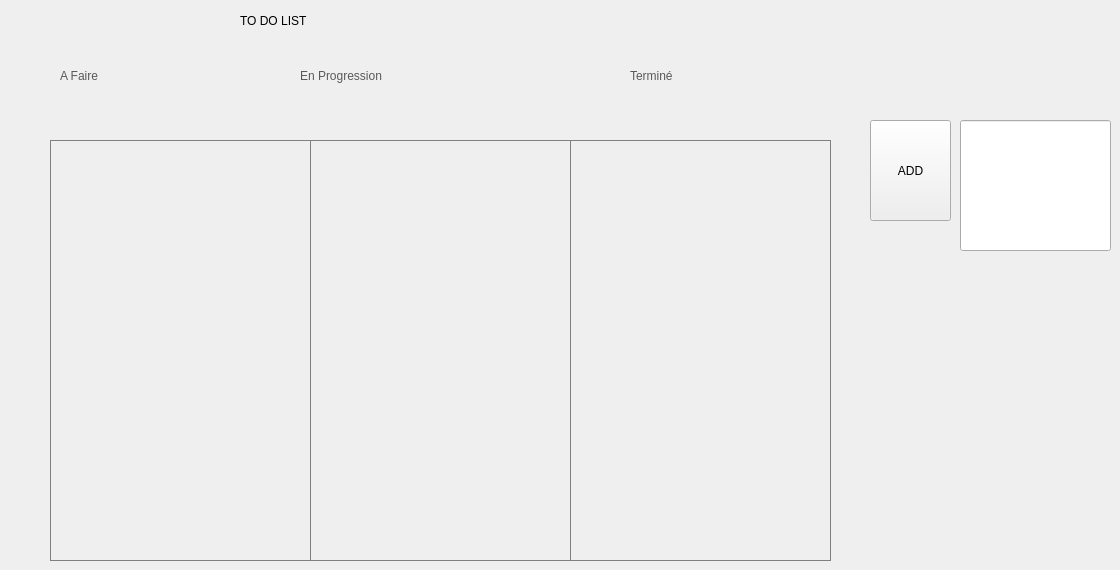
      <widget class="QWidget" name="tab_3">
       <attribute name="title">
        <string>ToDo</string>
       </attribute>
       <widget class="QLabel" name="label_8">
        <property name="geometry">
         <rect>
          <x>240</x>
          <y>-40</y>
          <width>541</width>
          <height>121</height>
         </rect>
        </property>
        <property name="text">
         <string>TO DO LIST</string>
        </property>
       </widget>
       <widget class="QGroupBox" name="groupBox_6">
        <property name="geometry">
         <rect>
          <x>50</x>
          <y>140</y>
          <width>261</width>
          <height>421</height>
         </rect>
        </property>
        <property name="styleSheet">
         <string notr="true">QGroupBox
{
border: 1px solid grey;
}</string>
        </property>
        <property name="title">
         <string/>
        </property>
        <widget class="QWidget" name="verticalLayoutWidget_11">
         <property name="geometry">
          <rect>
           <x>10</x>
           <y>10</y>
           <width>241</width>
           <height>401</height>
          </rect>
         </property>
         <layout class="QVBoxLayout" name="v1"/>
        </widget>
       </widget>
       <widget class="QGroupBox" name="groupBox_7">
        <property name="geometry">
         <rect>
          <x>310</x>
          <y>140</y>
          <width>261</width>
          <height>421</height>
         </rect>
        </property>
        <property name="styleSheet">
         <string notr="true">QGroupBox
{
border: 1px solid grey;
}</string>
        </property>
        <property name="title">
         <string/>
        </property>
        <widget class="QWidget" name="verticalLayoutWidget_12">
         <property name="geometry">
          <rect>
           <x>10</x>
           <y>10</y>
           <width>241</width>
           <height>401</height>
          </rect>
         </property>
         <layout class="QVBoxLayout" name="v2"/>
        </widget>
       </widget>
       <widget class="QGroupBox" name="groupBox_8">
        <property name="geometry">
         <rect>
          <x>570</x>
          <y>140</y>
          <width>261</width>
          <height>421</height>
         </rect>
        </property>
        <property name="styleSheet">
         <string notr="true">QGroupBox
{
border: 1px solid grey;
}</string>
        </property>
        <property name="title">
         <string/>
        </property>
        <widget class="QWidget" name="verticalLayoutWidget_13">
         <property name="geometry">
          <rect>
           <x>10</x>
           <y>10</y>
           <width>241</width>
           <height>401</height>
          </rect>
         </property>
         <layout class="QVBoxLayout" name="v3"/>
        </widget>
       </widget>
       <widget class="QLabel" name="label_57">
        <property name="geometry">
         <rect>
          <x>60</x>
          <y>50</y>
          <width>211</width>
          <height>51</height>
         </rect>
        </property>
        <property name="styleSheet">
         <string notr="true">color:rgb(89, 89, 89);
font: 75 22pt &quot;Century Gothic&quot;;</string>
        </property>
        <property name="text">
         <string>A Faire</string>
        </property>
       </widget>
       <widget class="QLabel" name="label_58">
        <property name="geometry">
         <rect>
          <x>300</x>
          <y>50</y>
          <width>301</width>
          <height>51</height>
         </rect>
        </property>
        <property name="styleSheet">
         <string notr="true">color:rgb(89, 89, 89);
font: 75 22pt &quot;Century Gothic&quot;;</string>
        </property>
        <property name="text">
         <string>En Progression</string>
        </property>
       </widget>
       <widget class="QLabel" name="label_59">
        <property name="geometry">
         <rect>
          <x>630</x>
          <y>50</y>
          <width>211</width>
          <height>51</height>
         </rect>
        </property>
        <property name="styleSheet">
         <string notr="true">color:rgb(89, 89, 89);
font: 75 22pt &quot;Century Gothic&quot;;</string>
        </property>
        <property name="text">
         <string>Terminé</string>
        </property>
       </widget>
       <widget class="QLineEdit" name="doadd">
        <property name="geometry">
         <rect>
          <x>960</x>
          <y>120</y>
          <width>151</width>
          <height>131</height>
         </rect>
        </property>
       </widget>
       <widget class="QPushButton" name="add">
        <property name="geometry">
         <rect>
          <x>870</x>
          <y>120</y>
          <width>81</width>
          <height>101</height>
         </rect>
        </property>
        <property name="text">
         <string>ADD</string>
        </property>
       </widget>
      </widget>
